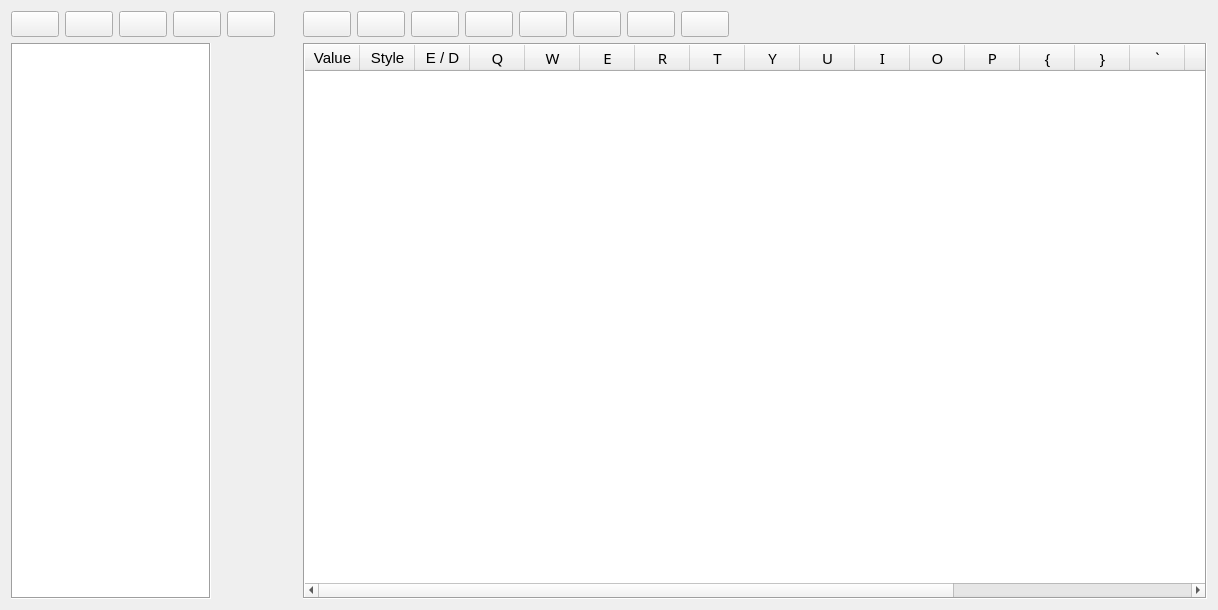
<?xml version="1.0" encoding="UTF-8"?>
<ui version="4.0">
 <class>AspPageDialog</class>
 <widget class="QDialog" name="AspPageDialog">
  <property name="geometry">
   <rect>
    <x>0</x>
    <y>0</y>
    <width>1218</width>
    <height>610</height>
   </rect>
  </property>
  <property name="font">
   <font>
    <pointsize>11</pointsize>
   </font>
  </property>
  <property name="windowTitle">
   <string/>
  </property>
  <property name="windowIcon">
   <iconset resource="../resource.qrc">
    <normaloff>:/24x24/report.png</normaloff>:/24x24/report.png</iconset>
  </property>
  <property name="locale">
   <locale language="English" country="UnitedStates"/>
  </property>
  <layout class="QGridLayout" name="gridLayout">
   <item row="0" column="0">
    <layout class="QHBoxLayout" name="hBoxLeft">
     <item>
      <widget class="QPushButton" name="newPageButton">
       <property name="sizePolicy">
        <sizepolicy hsizetype="Fixed" vsizetype="Fixed">
         <horstretch>0</horstretch>
         <verstretch>0</verstretch>
        </sizepolicy>
       </property>
       <property name="focusPolicy">
        <enum>Qt::NoFocus</enum>
       </property>
       <property name="toolTip">
        <string>&lt;html&gt;&lt;head/&gt;&lt;body&gt;&lt;p&gt;New page...&lt;/p&gt;&lt;/body&gt;&lt;/html&gt;</string>
       </property>
       <property name="text">
        <string/>
       </property>
       <property name="icon">
        <iconset resource="../resource.qrc">
         <normaloff>:/24x24/new.png</normaloff>:/24x24/new.png</iconset>
       </property>
       <property name="iconSize">
        <size>
         <width>18</width>
         <height>18</height>
        </size>
       </property>
      </widget>
     </item>
     <item>
      <widget class="QPushButton" name="newSampButton">
       <property name="sizePolicy">
        <sizepolicy hsizetype="Fixed" vsizetype="Fixed">
         <horstretch>0</horstretch>
         <verstretch>0</verstretch>
        </sizepolicy>
       </property>
       <property name="focusPolicy">
        <enum>Qt::NoFocus</enum>
       </property>
       <property name="toolTip">
        <string>&lt;html&gt;&lt;head/&gt;&lt;body&gt;&lt;p&gt;New sample...&lt;/p&gt;&lt;/body&gt;&lt;/html&gt;</string>
       </property>
       <property name="text">
        <string/>
       </property>
       <property name="icon">
        <iconset resource="../resource.qrc">
         <normaloff>:/24x24/filter.png</normaloff>:/24x24/filter.png</iconset>
       </property>
       <property name="iconSize">
        <size>
         <width>18</width>
         <height>18</height>
        </size>
       </property>
      </widget>
     </item>
     <item>
      <widget class="QPushButton" name="savePageAsButton">
       <property name="sizePolicy">
        <sizepolicy hsizetype="Fixed" vsizetype="Fixed">
         <horstretch>0</horstretch>
         <verstretch>0</verstretch>
        </sizepolicy>
       </property>
       <property name="focusPolicy">
        <enum>Qt::NoFocus</enum>
       </property>
       <property name="toolTip">
        <string>&lt;html&gt;&lt;head/&gt;&lt;body&gt;&lt;p&gt;Save page as...&lt;/p&gt;&lt;/body&gt;&lt;/html&gt;</string>
       </property>
       <property name="text">
        <string/>
       </property>
       <property name="icon">
        <iconset resource="../resource.qrc">
         <normaloff>:/24x24/save.png</normaloff>:/24x24/save.png</iconset>
       </property>
       <property name="iconSize">
        <size>
         <width>18</width>
         <height>18</height>
        </size>
       </property>
      </widget>
     </item>
     <item>
      <widget class="QPushButton" name="rename4TButton">
       <property name="sizePolicy">
        <sizepolicy hsizetype="Fixed" vsizetype="Fixed">
         <horstretch>0</horstretch>
         <verstretch>0</verstretch>
        </sizepolicy>
       </property>
       <property name="focusPolicy">
        <enum>Qt::NoFocus</enum>
       </property>
       <property name="toolTip">
        <string>&lt;html&gt;&lt;head/&gt;&lt;body&gt;&lt;p&gt;Rename...&lt;/p&gt;&lt;/body&gt;&lt;/html&gt;</string>
       </property>
       <property name="text">
        <string/>
       </property>
       <property name="icon">
        <iconset resource="../resource.qrc">
         <normaloff>:/24x24/edit.png</normaloff>:/24x24/edit.png</iconset>
       </property>
       <property name="iconSize">
        <size>
         <width>18</width>
         <height>18</height>
        </size>
       </property>
      </widget>
     </item>
     <item>
      <widget class="QPushButton" name="delete4TButton">
       <property name="sizePolicy">
        <sizepolicy hsizetype="Fixed" vsizetype="Fixed">
         <horstretch>0</horstretch>
         <verstretch>0</verstretch>
        </sizepolicy>
       </property>
       <property name="focusPolicy">
        <enum>Qt::NoFocus</enum>
       </property>
       <property name="toolTip">
        <string>&lt;html&gt;&lt;head/&gt;&lt;body&gt;&lt;p&gt;Delete...&lt;/p&gt;&lt;/body&gt;&lt;/html&gt;</string>
       </property>
       <property name="text">
        <string/>
       </property>
       <property name="icon">
        <iconset resource="../resource.qrc">
         <normaloff>:/24x24/erase.png</normaloff>:/24x24/erase.png</iconset>
       </property>
       <property name="iconSize">
        <size>
         <width>18</width>
         <height>18</height>
        </size>
       </property>
      </widget>
     </item>
     <item>
      <spacer name="spacerMiddle">
       <property name="orientation">
        <enum>Qt::Horizontal</enum>
       </property>
       <property name="sizeType">
        <enum>QSizePolicy::Preferred</enum>
       </property>
       <property name="sizeHint" stdset="0">
        <size>
         <width>22</width>
         <height>20</height>
        </size>
       </property>
      </spacer>
     </item>
    </layout>
   </item>
   <item row="0" column="1">
    <layout class="QHBoxLayout" name="hBoxRight">
     <item>
      <widget class="QPushButton" name="applyButton">
       <property name="sizePolicy">
        <sizepolicy hsizetype="Fixed" vsizetype="Fixed">
         <horstretch>0</horstretch>
         <verstretch>0</verstretch>
        </sizepolicy>
       </property>
       <property name="focusPolicy">
        <enum>Qt::NoFocus</enum>
       </property>
       <property name="toolTip">
        <string>&lt;html&gt;&lt;head/&gt;&lt;body&gt;&lt;p&gt;Apply changes&lt;/p&gt;&lt;/body&gt;&lt;/html&gt;</string>
       </property>
       <property name="text">
        <string/>
       </property>
       <property name="icon">
        <iconset resource="../resource.qrc">
         <normaloff>:/24x24/apply.png</normaloff>:/24x24/apply.png</iconset>
       </property>
       <property name="iconSize">
        <size>
         <width>18</width>
         <height>18</height>
        </size>
       </property>
      </widget>
     </item>
     <item>
      <widget class="QPushButton" name="newButton">
       <property name="sizePolicy">
        <sizepolicy hsizetype="Fixed" vsizetype="Fixed">
         <horstretch>0</horstretch>
         <verstretch>0</verstretch>
        </sizepolicy>
       </property>
       <property name="focusPolicy">
        <enum>Qt::NoFocus</enum>
       </property>
       <property name="toolTip">
        <string>&lt;html&gt;&lt;head/&gt;&lt;body&gt;&lt;p&gt;New...&lt;/p&gt;&lt;/body&gt;&lt;/html&gt;</string>
       </property>
       <property name="text">
        <string/>
       </property>
       <property name="icon">
        <iconset resource="../resource.qrc">
         <normaloff>:/24x24/new.png</normaloff>:/24x24/new.png</iconset>
       </property>
       <property name="iconSize">
        <size>
         <width>18</width>
         <height>18</height>
        </size>
       </property>
      </widget>
     </item>
     <item>
      <widget class="QPushButton" name="editButton">
       <property name="sizePolicy">
        <sizepolicy hsizetype="Fixed" vsizetype="Fixed">
         <horstretch>0</horstretch>
         <verstretch>0</verstretch>
        </sizepolicy>
       </property>
       <property name="focusPolicy">
        <enum>Qt::NoFocus</enum>
       </property>
       <property name="toolTip">
        <string>&lt;html&gt;&lt;head/&gt;&lt;body&gt;&lt;p&gt;Edit...&lt;/p&gt;&lt;/body&gt;&lt;/html&gt;</string>
       </property>
       <property name="text">
        <string/>
       </property>
       <property name="icon">
        <iconset resource="../resource.qrc">
         <normaloff>:/24x24/edit.png</normaloff>:/24x24/edit.png</iconset>
       </property>
       <property name="iconSize">
        <size>
         <width>18</width>
         <height>18</height>
        </size>
       </property>
      </widget>
     </item>
     <item>
      <widget class="QPushButton" name="deleteButton">
       <property name="sizePolicy">
        <sizepolicy hsizetype="Fixed" vsizetype="Fixed">
         <horstretch>0</horstretch>
         <verstretch>0</verstretch>
        </sizepolicy>
       </property>
       <property name="focusPolicy">
        <enum>Qt::NoFocus</enum>
       </property>
       <property name="toolTip">
        <string>&lt;html&gt;&lt;head/&gt;&lt;body&gt;&lt;p&gt;Delete...&lt;/p&gt;&lt;/body&gt;&lt;/html&gt;</string>
       </property>
       <property name="text">
        <string/>
       </property>
       <property name="icon">
        <iconset resource="../resource.qrc">
         <normaloff>:/24x24/erase.png</normaloff>:/24x24/erase.png</iconset>
       </property>
       <property name="iconSize">
        <size>
         <width>18</width>
         <height>18</height>
        </size>
       </property>
      </widget>
     </item>
     <item>
      <widget class="QPushButton" name="cutButton">
       <property name="sizePolicy">
        <sizepolicy hsizetype="Fixed" vsizetype="Fixed">
         <horstretch>0</horstretch>
         <verstretch>0</verstretch>
        </sizepolicy>
       </property>
       <property name="focusPolicy">
        <enum>Qt::NoFocus</enum>
       </property>
       <property name="toolTip">
        <string>&lt;html&gt;&lt;head/&gt;&lt;body&gt;&lt;p&gt;Cut&lt;/p&gt;&lt;/body&gt;&lt;/html&gt;</string>
       </property>
       <property name="text">
        <string/>
       </property>
       <property name="icon">
        <iconset resource="../resource.qrc">
         <normaloff>:/24x24/cut.png</normaloff>:/24x24/cut.png</iconset>
       </property>
       <property name="iconSize">
        <size>
         <width>18</width>
         <height>18</height>
        </size>
       </property>
      </widget>
     </item>
     <item>
      <widget class="QPushButton" name="copyButton">
       <property name="sizePolicy">
        <sizepolicy hsizetype="Fixed" vsizetype="Fixed">
         <horstretch>0</horstretch>
         <verstretch>0</verstretch>
        </sizepolicy>
       </property>
       <property name="focusPolicy">
        <enum>Qt::NoFocus</enum>
       </property>
       <property name="toolTip">
        <string>&lt;html&gt;&lt;head/&gt;&lt;body&gt;&lt;p&gt;Copy&lt;/p&gt;&lt;/body&gt;&lt;/html&gt;</string>
       </property>
       <property name="text">
        <string/>
       </property>
       <property name="icon">
        <iconset resource="../resource.qrc">
         <normaloff>:/24x24/copy.png</normaloff>:/24x24/copy.png</iconset>
       </property>
       <property name="iconSize">
        <size>
         <width>18</width>
         <height>18</height>
        </size>
       </property>
      </widget>
     </item>
     <item>
      <widget class="QPushButton" name="pasteButton">
       <property name="sizePolicy">
        <sizepolicy hsizetype="Fixed" vsizetype="Fixed">
         <horstretch>0</horstretch>
         <verstretch>0</verstretch>
        </sizepolicy>
       </property>
       <property name="focusPolicy">
        <enum>Qt::NoFocus</enum>
       </property>
       <property name="toolTip">
        <string>&lt;html&gt;&lt;head/&gt;&lt;body&gt;&lt;p&gt;Paste&lt;/p&gt;&lt;/body&gt;&lt;/html&gt;</string>
       </property>
       <property name="text">
        <string/>
       </property>
       <property name="icon">
        <iconset resource="../resource.qrc">
         <normaloff>:/24x24/paste.png</normaloff>:/24x24/paste.png</iconset>
       </property>
       <property name="iconSize">
        <size>
         <width>18</width>
         <height>18</height>
        </size>
       </property>
      </widget>
     </item>
     <item>
      <widget class="QPushButton" name="starButton">
       <property name="sizePolicy">
        <sizepolicy hsizetype="Fixed" vsizetype="Fixed">
         <horstretch>0</horstretch>
         <verstretch>0</verstretch>
        </sizepolicy>
       </property>
       <property name="focusPolicy">
        <enum>Qt::NoFocus</enum>
       </property>
       <property name="toolTip">
        <string>&lt;html&gt;&lt;head/&gt;&lt;body&gt;&lt;p&gt;Star orbs...&lt;/p&gt;&lt;/body&gt;&lt;/html&gt;</string>
       </property>
       <property name="text">
        <string/>
       </property>
       <property name="icon">
        <iconset resource="../resource.qrc">
         <normaloff>:/24x24/favourites.png</normaloff>:/24x24/favourites.png</iconset>
       </property>
       <property name="iconSize">
        <size>
         <width>18</width>
         <height>18</height>
        </size>
       </property>
      </widget>
     </item>
     <item>
      <spacer name="spacerRight">
       <property name="orientation">
        <enum>Qt::Horizontal</enum>
       </property>
       <property name="sizeHint" stdset="0">
        <size>
         <width>40</width>
         <height>20</height>
        </size>
       </property>
      </spacer>
     </item>
    </layout>
   </item>
   <item row="1" column="1">
    <widget class="QTableWidget" name="table">
     <property name="font">
      <font>
       <family>MS Shell Dlg 2</family>
       <pointsize>11</pointsize>
      </font>
     </property>
     <property name="contextMenuPolicy">
      <enum>Qt::CustomContextMenu</enum>
     </property>
     <property name="inputMethodHints">
      <set>Qt::ImhNone</set>
     </property>
     <property name="frameShape">
      <enum>QFrame::Box</enum>
     </property>
     <property name="editTriggers">
      <set>QAbstractItemView::NoEditTriggers</set>
     </property>
     <property name="tabKeyNavigation">
      <bool>true</bool>
     </property>
     <property name="dragDropOverwriteMode">
      <bool>false</bool>
     </property>
     <property name="alternatingRowColors">
      <bool>false</bool>
     </property>
     <property name="cornerButtonEnabled">
      <bool>true</bool>
     </property>
     <attribute name="horizontalHeaderMinimumSectionSize">
      <number>55</number>
     </attribute>
     <attribute name="horizontalHeaderDefaultSectionSize">
      <number>55</number>
     </attribute>
     <attribute name="horizontalHeaderStretchLastSection">
      <bool>true</bool>
     </attribute>
     <attribute name="verticalHeaderVisible">
      <bool>false</bool>
     </attribute>
     <attribute name="verticalHeaderMinimumSectionSize">
      <number>30</number>
     </attribute>
     <attribute name="verticalHeaderDefaultSectionSize">
      <number>30</number>
     </attribute>
     <attribute name="verticalHeaderHighlightSections">
      <bool>true</bool>
     </attribute>
     <column>
      <property name="text">
       <string>Value</string>
      </property>
      <property name="font">
       <font>
        <family>MS Shell Dlg 2</family>
        <pointsize>11</pointsize>
       </font>
      </property>
     </column>
     <column>
      <property name="text">
       <string>Style</string>
      </property>
      <property name="font">
       <font>
        <family>MS Shell Dlg 2</family>
        <pointsize>11</pointsize>
       </font>
      </property>
     </column>
     <column>
      <property name="text">
       <string>E / D</string>
      </property>
      <property name="font">
       <font>
        <family>MS Shell Dlg 2</family>
        <pointsize>11</pointsize>
       </font>
      </property>
     </column>
     <column>
      <property name="text">
       <string notr="true">Q</string>
      </property>
      <property name="font">
       <font>
        <family>HamburgSymbols</family>
        <pointsize>11</pointsize>
       </font>
      </property>
     </column>
     <column>
      <property name="text">
       <string notr="true">W</string>
      </property>
      <property name="font">
       <font>
        <family>HamburgSymbols</family>
        <pointsize>11</pointsize>
       </font>
      </property>
     </column>
     <column>
      <property name="text">
       <string notr="true">E</string>
      </property>
      <property name="font">
       <font>
        <family>HamburgSymbols</family>
        <pointsize>11</pointsize>
       </font>
      </property>
     </column>
     <column>
      <property name="text">
       <string notr="true">R</string>
      </property>
      <property name="font">
       <font>
        <family>HamburgSymbols</family>
        <pointsize>11</pointsize>
       </font>
      </property>
     </column>
     <column>
      <property name="text">
       <string notr="true">T</string>
      </property>
      <property name="font">
       <font>
        <family>HamburgSymbols</family>
        <pointsize>11</pointsize>
       </font>
      </property>
     </column>
     <column>
      <property name="text">
       <string notr="true">Y</string>
      </property>
      <property name="font">
       <font>
        <family>HamburgSymbols</family>
        <pointsize>11</pointsize>
       </font>
      </property>
     </column>
     <column>
      <property name="text">
       <string notr="true">U</string>
      </property>
      <property name="font">
       <font>
        <family>HamburgSymbols</family>
        <pointsize>11</pointsize>
       </font>
      </property>
     </column>
     <column>
      <property name="text">
       <string notr="true">I</string>
      </property>
      <property name="font">
       <font>
        <family>HamburgSymbols</family>
        <pointsize>11</pointsize>
       </font>
      </property>
     </column>
     <column>
      <property name="text">
       <string notr="true">O</string>
      </property>
      <property name="font">
       <font>
        <family>HamburgSymbols</family>
        <pointsize>11</pointsize>
       </font>
      </property>
     </column>
     <column>
      <property name="text">
       <string notr="true">P</string>
      </property>
      <property name="font">
       <font>
        <family>HamburgSymbols</family>
        <pointsize>11</pointsize>
       </font>
      </property>
     </column>
     <column>
      <property name="text">
       <string notr="true">{</string>
      </property>
      <property name="font">
       <font>
        <family>HamburgSymbols</family>
        <pointsize>11</pointsize>
       </font>
      </property>
     </column>
     <column>
      <property name="text">
       <string notr="true">}</string>
      </property>
      <property name="font">
       <font>
        <family>HamburgSymbols</family>
        <pointsize>11</pointsize>
       </font>
      </property>
     </column>
     <column>
      <property name="text">
       <string notr="true">`</string>
      </property>
      <property name="font">
       <font>
        <family>HamburgSymbols</family>
        <pointsize>11</pointsize>
       </font>
      </property>
     </column>
     <column>
      <property name="text">
       <string notr="true">Ñ</string>
      </property>
      <property name="font">
       <font>
        <family>HamburgSymbols</family>
        <pointsize>11</pointsize>
       </font>
      </property>
     </column>
     <column>
      <property name="text">
       <string notr="true">Ð</string>
      </property>
      <property name="font">
       <font>
        <family>HamburgSymbols</family>
        <pointsize>11</pointsize>
       </font>
      </property>
     </column>
     <column>
      <property name="text">
       <string notr="true">M</string>
      </property>
      <property name="font">
       <font>
        <family>HamburgSymbols</family>
        <pointsize>11</pointsize>
       </font>
      </property>
     </column>
     <column>
      <property name="text">
       <string notr="true">¾</string>
      </property>
      <property name="font">
       <font>
        <family>HamburgSymbols</family>
        <pointsize>11</pointsize>
       </font>
      </property>
     </column>
     <column>
      <property name="text">
       <string>Cuspid</string>
      </property>
      <property name="font">
       <font>
        <family>MS Shell Dlg 2</family>
        <pointsize>11</pointsize>
       </font>
      </property>
     </column>
     <column>
      <property name="text">
       <string>Point</string>
      </property>
      <property name="font">
       <font>
        <family>MS Shell Dlg 2</family>
        <pointsize>11</pointsize>
       </font>
      </property>
     </column>
    </widget>
   </item>
   <item row="1" column="0">
    <widget class="QTreeWidget" name="tree">
     <property name="sizePolicy">
      <sizepolicy hsizetype="Preferred" vsizetype="Preferred">
       <horstretch>0</horstretch>
       <verstretch>0</verstretch>
      </sizepolicy>
     </property>
     <property name="maximumSize">
      <size>
       <width>200</width>
       <height>16777215</height>
      </size>
     </property>
     <property name="font">
      <font>
       <family>MS Shell Dlg 2</family>
       <pointsize>11</pointsize>
      </font>
     </property>
     <property name="contextMenuPolicy">
      <enum>Qt::CustomContextMenu</enum>
     </property>
     <property name="frameShape">
      <enum>QFrame::Box</enum>
     </property>
     <attribute name="headerVisible">
      <bool>false</bool>
     </attribute>
     <column>
      <property name="text">
       <string notr="true">1</string>
      </property>
     </column>
    </widget>
   </item>
  </layout>
  <action name="actNewPage">
   <property name="icon">
    <iconset resource="../resource.qrc">
     <normaloff>:/24x24/new.png</normaloff>:/24x24/new.png</iconset>
   </property>
   <property name="text">
    <string>New page...</string>
   </property>
   <property name="toolTip">
    <string>New page...</string>
   </property>
   <property name="shortcut">
    <string>Ctrl+N</string>
   </property>
  </action>
  <action name="actNewSamp">
   <property name="icon">
    <iconset resource="../resource.qrc">
     <normaloff>:/24x24/filter.png</normaloff>:/24x24/filter.png</iconset>
   </property>
   <property name="text">
    <string>New sample...</string>
   </property>
   <property name="toolTip">
    <string>New sample...</string>
   </property>
   <property name="shortcut">
    <string>Ctrl+M</string>
   </property>
  </action>
  <action name="actRename4T">
   <property name="icon">
    <iconset resource="../resource.qrc">
     <normaloff>:/24x24/edit.png</normaloff>:/24x24/edit.png</iconset>
   </property>
   <property name="text">
    <string>Rename...</string>
   </property>
   <property name="toolTip">
    <string>Rename...</string>
   </property>
   <property name="shortcut">
    <string>Ctrl+E</string>
   </property>
  </action>
  <action name="actDelete4T">
   <property name="icon">
    <iconset resource="../resource.qrc">
     <normaloff>:/24x24/erase.png</normaloff>:/24x24/erase.png</iconset>
   </property>
   <property name="text">
    <string>Delete...</string>
   </property>
   <property name="toolTip">
    <string>Delete...</string>
   </property>
   <property name="shortcut">
    <string>Del</string>
   </property>
  </action>
  <action name="actSavePageAs">
   <property name="icon">
    <iconset resource="../resource.qrc">
     <normaloff>:/24x24/save.png</normaloff>:/24x24/save.png</iconset>
   </property>
   <property name="text">
    <string>Save as...</string>
   </property>
   <property name="toolTip">
    <string>Save as...</string>
   </property>
   <property name="shortcut">
    <string>Ctrl+S</string>
   </property>
  </action>
  <action name="actApply">
   <property name="icon">
    <iconset resource="../resource.qrc">
     <normaloff>:/24x24/apply.png</normaloff>:/24x24/apply.png</iconset>
   </property>
   <property name="text">
    <string>Apply</string>
   </property>
   <property name="toolTip">
    <string>Apply changes</string>
   </property>
   <property name="shortcut">
    <string>Ctrl+S</string>
   </property>
  </action>
  <action name="actNew">
   <property name="icon">
    <iconset resource="../resource.qrc">
     <normaloff>:/24x24/new.png</normaloff>:/24x24/new.png</iconset>
   </property>
   <property name="text">
    <string>New..</string>
   </property>
   <property name="toolTip">
    <string>New...</string>
   </property>
   <property name="shortcut">
    <string>Ctrl+N</string>
   </property>
  </action>
  <action name="actEdit">
   <property name="icon">
    <iconset resource="../resource.qrc">
     <normaloff>:/24x24/edit.png</normaloff>:/24x24/edit.png</iconset>
   </property>
   <property name="text">
    <string>Edit...</string>
   </property>
   <property name="toolTip">
    <string>Edit...</string>
   </property>
   <property name="shortcut">
    <string>Ctrl+E</string>
   </property>
  </action>
  <action name="actDelete">
   <property name="icon">
    <iconset resource="../resource.qrc">
     <normaloff>:/24x24/erase.png</normaloff>:/24x24/erase.png</iconset>
   </property>
   <property name="text">
    <string>Delete...</string>
   </property>
   <property name="toolTip">
    <string>Delete...</string>
   </property>
   <property name="shortcut">
    <string>Del</string>
   </property>
  </action>
  <action name="actCut">
   <property name="icon">
    <iconset resource="../resource.qrc">
     <normaloff>:/24x24/cut.png</normaloff>:/24x24/cut.png</iconset>
   </property>
   <property name="text">
    <string>Cut</string>
   </property>
   <property name="toolTip">
    <string>Cut</string>
   </property>
   <property name="shortcut">
    <string>Ctrl+X</string>
   </property>
  </action>
  <action name="actCopy">
   <property name="icon">
    <iconset resource="../resource.qrc">
     <normaloff>:/24x24/copy.png</normaloff>:/24x24/copy.png</iconset>
   </property>
   <property name="text">
    <string>Copy</string>
   </property>
   <property name="toolTip">
    <string>Copy</string>
   </property>
   <property name="shortcut">
    <string>Ctrl+C</string>
   </property>
  </action>
  <action name="actPaste">
   <property name="icon">
    <iconset resource="../resource.qrc">
     <normaloff>:/24x24/paste.png</normaloff>:/24x24/paste.png</iconset>
   </property>
   <property name="text">
    <string>Paste</string>
   </property>
   <property name="toolTip">
    <string>Paste</string>
   </property>
   <property name="shortcut">
    <string>Ctrl+V</string>
   </property>
  </action>
 </widget>
 <tabstops>
  <tabstop>tree</tabstop>
  <tabstop>table</tabstop>
 </tabstops>
 <resources>
  <include location="../resource.qrc"/>
 </resources>
 <connections/>
</ui>
